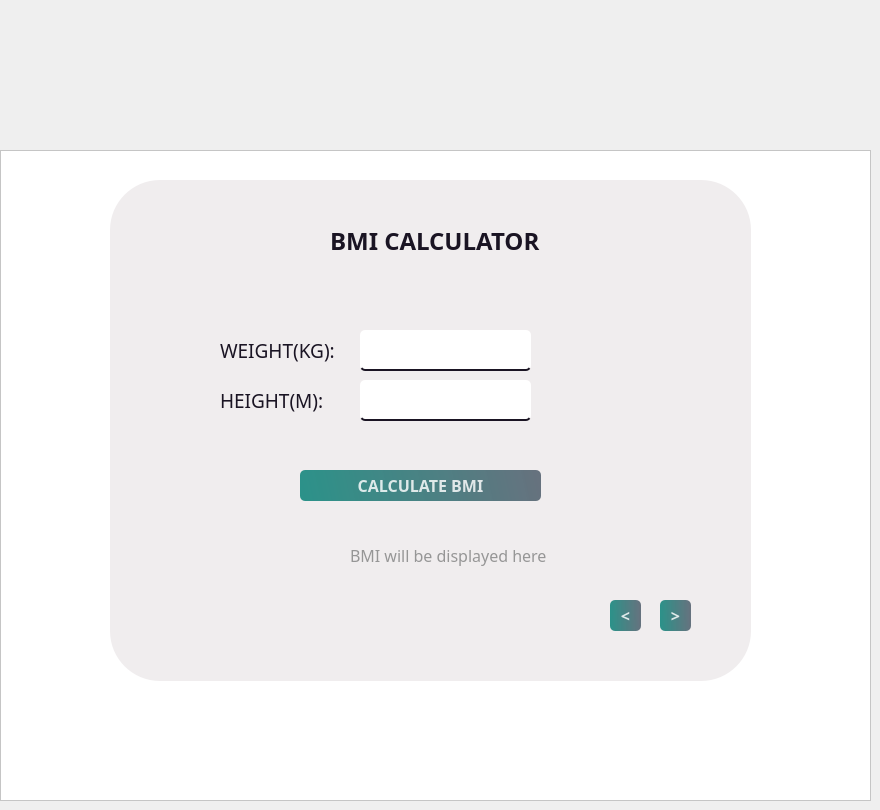
    <widget class="QWidget" name="page_3">
     <widget class="QFrame" name="frame_3">
      <property name="geometry">
       <rect>
        <x>0</x>
        <y>150</y>
        <width>871</width>
        <height>651</height>
       </rect>
      </property>
      <property name="styleSheet">
       <string notr="true">background-color: rgb(255, 255, 255);</string>
      </property>
      <property name="frameShape">
       <enum>QFrame::StyledPanel</enum>
      </property>
      <property name="frameShadow">
       <enum>QFrame::Raised</enum>
      </property>
      <widget class="QFrame" name="frame_4">
       <property name="geometry">
        <rect>
         <x>110</x>
         <y>30</y>
         <width>641</width>
         <height>501</height>
        </rect>
       </property>
       <property name="styleSheet">
        <string notr="true">
background-color: #F0EDEE;
border-radius:50px;</string>
       </property>
       <property name="frameShape">
        <enum>QFrame::StyledPanel</enum>
       </property>
       <property name="frameShadow">
        <enum>QFrame::Raised</enum>
       </property>
       <widget class="QLabel" name="label_9">
        <property name="geometry">
         <rect>
          <x>220</x>
          <y>40</y>
          <width>231</width>
          <height>41</height>
         </rect>
        </property>
        <property name="font">
         <font>
          <family>Sitka Banner</family>
          <pointsize>18</pointsize>
          <bold>true</bold>
         </font>
        </property>
        <property name="styleSheet">
         <string notr="true">
background-color: #F0EDEE;
color: #1A1423;
</string>
        </property>
        <property name="text">
         <string>BMI CALCULATOR</string>
        </property>
       </widget>
       <widget class="QLabel" name="labelWeight_9">
        <property name="geometry">
         <rect>
          <x>110</x>
          <y>150</y>
          <width>141</width>
          <height>41</height>
         </rect>
        </property>
        <property name="font">
         <font>
          <family>Sitka Banner</family>
          <pointsize>14</pointsize>
          <bold>false</bold>
         </font>
        </property>
        <property name="styleSheet">
         <string notr="true">
background-color: #F0EDEE;
color: #1A1423;
</string>
        </property>
        <property name="text">
         <string>WEIGHT(KG):</string>
        </property>
       </widget>
       <widget class="QLabel" name="labelHeight_9">
        <property name="geometry">
         <rect>
          <x>110</x>
          <y>200</y>
          <width>141</width>
          <height>41</height>
         </rect>
        </property>
        <property name="font">
         <font>
          <family>Sitka Banner</family>
          <pointsize>14</pointsize>
          <bold>false</bold>
         </font>
        </property>
        <property name="styleSheet">
         <string notr="true">
background-color: #F0EDEE;
color: #1A1423;
</string>
        </property>
        <property name="text">
         <string>HEIGHT(M):</string>
        </property>
       </widget>
       <widget class="QPushButton" name="calculateButton_9">
        <property name="geometry">
         <rect>
          <x>190</x>
          <y>290</y>
          <width>241</width>
          <height>31</height>
         </rect>
        </property>
        <property name="font">
         <font>
          <family>Sitka Banner</family>
          <pointsize>12</pointsize>
          <bold>true</bold>
         </font>
        </property>
        <property name="styleSheet">
         <string notr="true">

QPushButton#calculateButton_9{
	background-color: qlineargradient(spread:pad, x1:0, y1:0.505682, x2:1, y2:0.477, stop:0 rgba(11, 131, 120, 219), stop:1 rgba(85, 98, 112, 226));
	color:rgba(255, 255, 255, 210);
	border-radius:5px;
}

QPushButton#calculateButton_9:hover{
	background-color: qlineargradient(spread:pad, x1:0, y1:0.505682, x2:1, y2:0.477, stop:0 rgba(150, 123, 111, 219), stop:1 rgba(85, 81, 84, 226));
}

QPushButton#calculateButton_9:pressed{
	padding-left:5px;
	padding-top:5px;
	background-color:rgba(150, 123, 111, 255);
}
</string>
        </property>
        <property name="text">
         <string>CALCULATE BMI</string>
        </property>
       </widget>
       <widget class="QLabel" name="resultLabel_9">
        <property name="geometry">
         <rect>
          <x>240</x>
          <y>350</y>
          <width>211</width>
          <height>51</height>
         </rect>
        </property>
        <property name="font">
         <font>
          <family>Sitka Banner</family>
          <pointsize>12</pointsize>
         </font>
        </property>
        <property name="styleSheet">
         <string notr="true">color: rgb(150, 150, 150);</string>
        </property>
        <property name="text">
         <string>BMI will be displayed here</string>
        </property>
       </widget>
       <widget class="QLineEdit" name="weightEdit_9">
        <property name="geometry">
         <rect>
          <x>250</x>
          <y>150</y>
          <width>171</width>
          <height>41</height>
         </rect>
        </property>
        <property name="font">
         <font>
          <pointsize>12</pointsize>
         </font>
        </property>
        <property name="styleSheet">
         <string notr="true">border:none;
background-color: rgb(255, 255, 255);
border-bottom:2px solid rgba(46, 82, 101, 200);

border-bottom-color: rgb(26, 20, 35);
padding-bottom:7px;
border-radius:5px;
</string>
        </property>
        <property name="text">
         <string/>
        </property>
        <property name="placeholderText">
         <string/>
        </property>
       </widget>
       <widget class="QLineEdit" name="heightEdit_9">
        <property name="geometry">
         <rect>
          <x>250</x>
          <y>200</y>
          <width>171</width>
          <height>41</height>
         </rect>
        </property>
        <property name="font">
         <font>
          <pointsize>12</pointsize>
         </font>
        </property>
        <property name="styleSheet">
         <string notr="true">border:none;
background-color: rgb(255, 255, 255);
border-bottom:2px solid rgba(46, 82, 101, 200);

border-bottom-color: rgb(26, 20, 35);
padding-bottom:7px;
border-radius:5px;
</string>
        </property>
        <property name="text">
         <string/>
        </property>
        <property name="placeholderText">
         <string/>
        </property>
       </widget>
       <widget class="QPushButton" name="calculateButton_10">
        <property name="geometry">
         <rect>
          <x>550</x>
          <y>420</y>
          <width>31</width>
          <height>31</height>
         </rect>
        </property>
        <property name="font">
         <font>
          <family>Sitka Banner</family>
          <pointsize>12</pointsize>
          <bold>true</bold>
         </font>
        </property>
        <property name="styleSheet">
         <string notr="true">

QPushButton#calculateButton_10{
	background-color: qlineargradient(spread:pad, x1:0, y1:0.505682, x2:1, y2:0.477, stop:0 rgba(11, 131, 120, 219), stop:1 rgba(85, 98, 112, 226));
	color:rgba(255, 255, 255, 210);
	border-radius:5px;
}

QPushButton#calculateButton_10:hover{
	background-color: qlineargradient(spread:pad, x1:0, y1:0.505682, x2:1, y2:0.477, stop:0 rgba(150, 123, 111, 219), stop:1 rgba(85, 81, 84, 226));
}

QPushButton#calculateButton_10:pressed{
	padding-left:5px;
	padding-top:5px;
	background-color:rgba(150, 123, 111, 255);
}
</string>
        </property>
        <property name="text">
         <string>&gt;</string>
        </property>
       </widget>
       <widget class="QPushButton" name="calculateButton_11">
        <property name="geometry">
         <rect>
          <x>500</x>
          <y>420</y>
          <width>31</width>
          <height>31</height>
         </rect>
        </property>
        <property name="font">
         <font>
          <family>Sitka Banner</family>
          <pointsize>12</pointsize>
          <bold>true</bold>
         </font>
        </property>
        <property name="styleSheet">
         <string notr="true">

QPushButton#calculateButton_11{
	background-color: qlineargradient(spread:pad, x1:0, y1:0.505682, x2:1, y2:0.477, stop:0 rgba(11, 131, 120, 219), stop:1 rgba(85, 98, 112, 226));
	color:rgba(255, 255, 255, 210);
	border-radius:5px;
}

QPushButton#calculateButton_11:hover{
	background-color: qlineargradient(spread:pad, x1:0, y1:0.505682, x2:1, y2:0.477, stop:0 rgba(150, 123, 111, 219), stop:1 rgba(85, 81, 84, 226));
}

QPushButton#calculateButton_11:pressed{
	padding-left:5px;
	padding-top:5px;
	background-color:rgba(150, 123, 111, 255);
}
</string>
        </property>
        <property name="text">
         <string>&lt;</string>
        </property>
       </widget>
      </widget>
     </widget>
    </widget>
